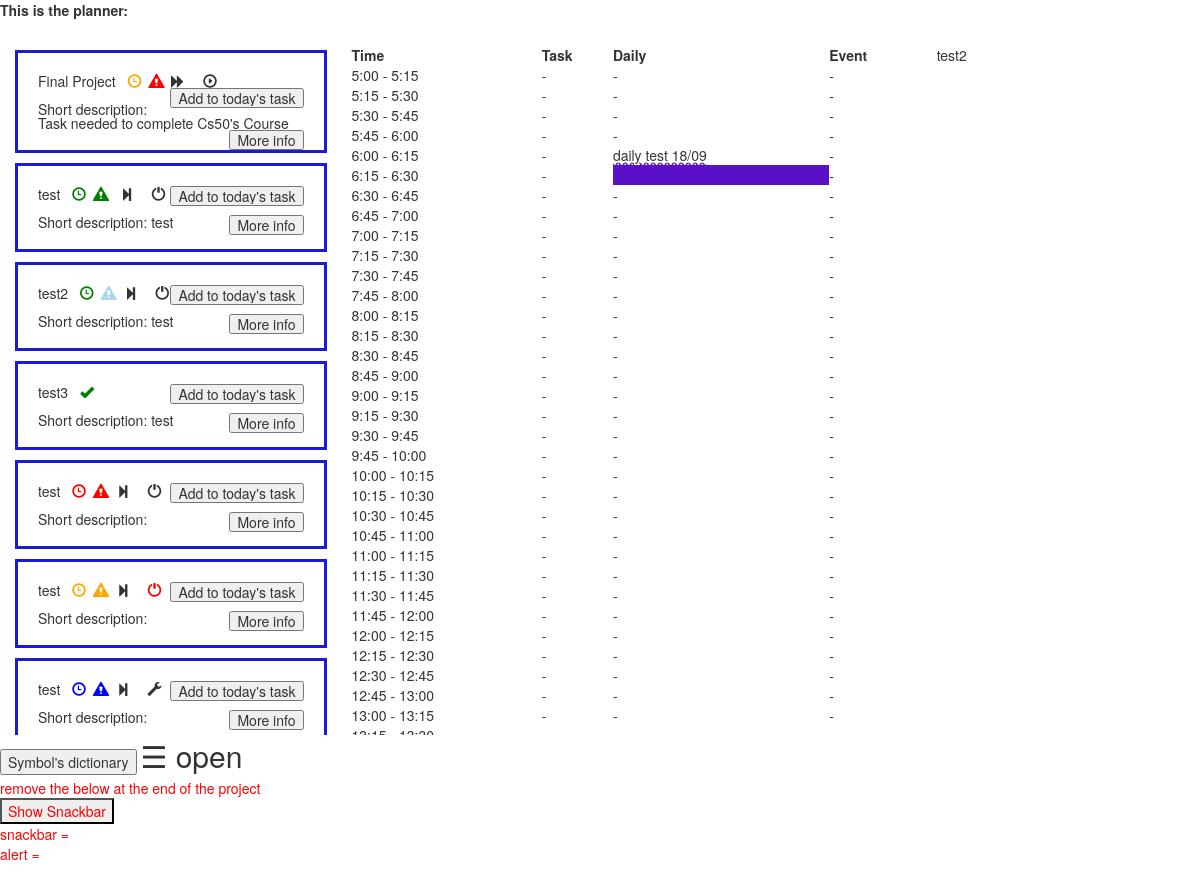
Before: /index/ with the older database file.
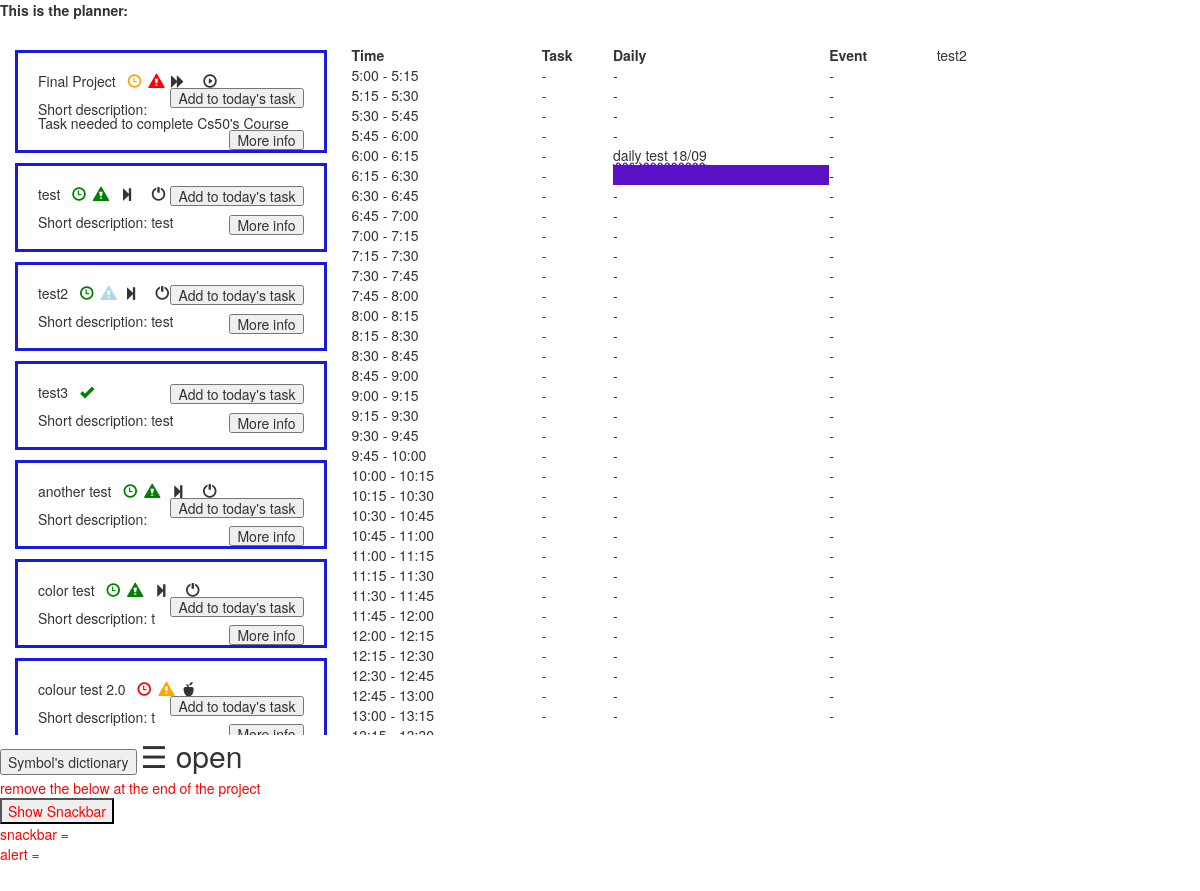
After: the same page with the newer database file.
### appointment/models.py (models this page shows, shortened)
class ListToDo(models.Model):
    title = models.CharField(u"Event's name",max_length=200,unique=True)
    quick_description = models.TextField(u"quick description",blank=True, null=True)
    description = models.TextField(u"detailed description",blank=True, null=True)
    step = models.BooleanField(u"This task is one of the steps to another one?",default=False)
    step_to = models.ManyToManyField(
        "self", symmetrical=False,
        related_name="bigtask",
        blank=True,
        )
    minutes="mi"
    hours="hs"
    days="ds"
    weeks="wk"
    months="mn"
    years="ys"
    perpetual="Pe"
    duration_choices = [
        (minutes, "Minutes"),
        (hours, "Hours"),
        (days, "Days"),
        (weeks, "Weeks"),
        (months, "Months"),
        (years, "Years"),
        (perpetual, "Perpetual"),
    ]
    duration = models.CharField(u"How long do you expect this to take?",
        max_length=2,
        choices= duration_choices,
        default=hours,
    )
    deadline = models.BooleanField(u"This task has a deadline?",default=False)
    deadline_date= models.DateField(u'When is the deadline?', help_text=u"Format: year-month-day", null=True, blank=True)
    importance = models.CharField(u"How vital is this task? Will It bring great benefits if done? Great demerits if not done?",
        max_length=2,
        choices= priority_choices,
        default=medium,
    )
    urgency = models.CharField(u"How urgent is this task? can it wait/be delayed?",
        max_length=2,
        choices= urgency_choices,
        default=medium,
    ) # Very hight, hight, medium, low
    urgency_update = models.BooleanField(u"Want this urgency to auto update as the deadline gets closer?",default=False)
    none="nn"
    day="dy"
    week="wk"
    month="mh"
    year="yr"
    type_choices = [
        (none,"---------"),
        (day, "Day(s)"),
        (week, "Week(s)"),
        (month, "Month(s)"),
        (year, "Year(s)"),
    ]
    urgency_veryclose_number= models.IntegerField(
        u'Update to "very close" when deadline is within:',
        default=1,
        validators=[
            MaxValueValidator(30),
            MinValueValidator(1)
        ])
    urgency_veryclose_type=models.CharField(
        max_length=2,
        choices=type_choices,
        default=day
    )
    urgency_close_number= models.IntegerField(
        u'Update to "close" when deadline is within:',
        default=1,
        validators=[
            MaxValueValidator(30),
            MinValueValidator(1)
        ])
    urgency_close_type=models.CharField(
        max_length=2,
        choices=type_choices,
        default=week
    )
    urgency_medium_number= models.IntegerField(
        u'Update to "medium" when deadline is within:',
        default=1,
        validators=[
            MaxValueValidator(30),
            MinValueValidator(1)
        ])
    urgency_medium_type=models.CharField(
        max_length=2,
        choices=type_choices,
        default=month
    )
    urgency_far_number= models.IntegerField(
        u'Update to "far" when deadline is within:',
        default=1,
        validators=[
            MaxValueValidator(30),
            MinValueValidator(1)
        ])
    urgency_far_type=models.CharField(
        max_length=2,
        choices=type_choices,
        default=year
    )
    nts="nt"
    inp="ip"
    done="dn"
    fo="fo"
    fn="fn"
    har="hd"
    progress_choices = [
        (nts, "Not Started"),
        (inp, "In Progress"),
        (done, "Done"),
        (fo, "forgotten"),
        (fn, "forgotten and not started"),
        (har,"Hardship"),
    ]
    progress= models.CharField(u"What's the progress on this task?",
        max_length=2,
        choices=progress_choices,
        default=nts
    )
    notes = models.TextField(u"task's Notes", help_text=u'Textual Notes', blank=True, null=True)
    color = models.CharField(u"Color in the planner",max_length= 9,blank=True,null=True)
    last_update = models.DateField(auto_now = True)

### appointment/views.py (the view)
# urls.py: path('index/',views.index, name='index'),
def index(request):
    x = datetime.now()
    print(x)
    error = ""
    alltodo = models.ListToDo.objects.all()
    today = models.WhatToDoToday.objects.filter(day=x).order_by('start_time')
    print(today)
    return render(request,"index.html",{"alltodo":alltodo,'today':today,"error":error,"start":start, "end":end,"leng":leng,"repeat_choices":repeat_choices,"priority_choices":priority_choices,})

### appointment/templates/index.html (shortened to what this page needs)
{% extends 'base_calendar.html' %}
{% block script%}
<link rel="stylesheet" href="https://maxcdn.bootstrapcdn.com/bootstrap/3.4.0/css/bootstrap.min.css">
{% endblock %}
{% block content %}
<p>
  <label for="id_steps">This is the planner:</label>
  <br>
  <main class="d-flex flex-nowrap">
   <div label="alltodo" class="d-flex flex-column flex-shrink-0 p-3 text-bg-dark" class="d-flex flex-column flex-shrink-0 p-3 text-bg-dark" style="width: 350px; height: 700px; overflow-y: auto;">
  {% for item in alltodo %}
      <div label="item">
  <form data-id="{{item.id}}" class="list">
  {{item.title}}
    {% if item.urgency == "vh" and item.progress != "dn"%} <span class="glyphicon glyphicon-time" style="color:red"></span>&nbsp;
    {% elif item.urgency == "h" and item.progress != "dn"%} <span class="glyphicon glyphicon-time" style="color:orange"></span>&nbsp;
    {% elif item.urgency == "m" and item.progress != "dn"%} <span class="glyphicon glyphicon-time" style="color:green"></span>&nbsp;
    {% elif item.urgency == "l" and item.progress != "dn"%} <span class="glyphicon glyphicon-time" style="color:blue"></span>&nbsp;
    {% elif item.urgency == "vl" and item.progress != "dn"%} <span class="glyphicon glyphicon-time" style="color:LightBlue"></span>&nbsp;{% endif %}
    {% if item.importance == "vh" and item.progress != "dn"%} <span class="glyphicon glyphicon-alert" style="color:red"></span>&nbsp;
    {% elif item.importance == "h" and item.progress != "dn"%} <span class="glyphicon glyphicon-alert" style="color:orange"></span>&nbsp;
    {% elif item.importance == "m" and item.progress != "dn"%} <span class="glyphicon glyphicon-alert" style="color:green"></span> &nbsp;
    {% elif item.importance == "l" and item.progress != "dn"%} <span class="glyphicon glyphicon-alert" style="color: blue"></span>&nbsp;
    {% elif item.importance == "vl" and item.progress != "dn"%} <span class="glyphicon glyphicon-alert" style="color: LightBlue"></span>&nbsp;
    {% elif item.importance == "cr" and item.progress != "dn"%} <span class="glyphicon glyphicon-question-sign" style="color: orange"></span>&nbsp;{% endif %}
    {% if item.duration == "mi" and item.progress != "dn"%} <span class="glyphicon glyphicon-apple"> &nbsp;</span>
    {% elif item.duration == "hs" and item.progress != "dn"%} <span class="glyphicon glyphicon-step-forward">&nbsp;</span>
    {% elif item.duration == "ds" and item.progress != "dn"%} <span class="glyphicon glyphicon-fast-forward">&nbsp;</span>
    {% elif item.duration == "wk" and item.progress != "dn"%} <span class="glyphicon glyphicon-forward">&nbsp;</span>
    {% elif item.duration == "mn" and item.progress != "dn"%} <span class="glyphicon glyphicon-play">&nbsp;</span>
    {% elif item.duration == "ys" and item.progress != "dn"%} <span class="glyphicon glyphicon-cog">&nbsp;</span>
    {% elif item.duration == "pe" and item.progress != "dn"%} <span class="glyphicon glyphicon-retweet">&nbsp;</span>{% endif %}
    {% if item.progress == "dn"%} <span class="glyphicon glyphicon-ok" style="color: green"> </span>
    {% elif item.progress == "nt"%} <span class="glyphicon glyphicon-off"> </span>
    {% elif item.progress == "ip"%} <span class="glyphicon glyphicon-play-circle"> </span>
    {% elif item.progress == "fo"%} <span class="glyphicon glyphicon-question-sign"> </span>
    {% elif item.progress == "fn"%} <span class="glyphicon glyphicon-off" style="color: red"> </span>
    {% elif item.progress == "hd"%} <span class="glyphicon glyphicon-wrench"> </span> {% endif %}
    <input type="button" class = "add" id ='add{{item.id}}' value="Add to today's task">
  <br><br>
  Short description: {{item.quick_description}}
  <input type="button" class = "more" id =' more{{item.id}}' data-id ='{{item.id}}' value="More info">
  </form>
      </div>
    {% endfor %}
  </div>
<div class="d-flex flex-column flex-shrink-0 p-3 text-bg-dark" style="width: 600px; height: 700px; overflow-y: auto;">
  <table id="table" style="width:100%">
  </table>
 </div>
 <div class="d-flex flex-column flex-shrink-0 p-3 text-bg-dark" style="width: 280px;">
  test2
 </div>
</main>
<input type="button" class = "desciption" data-id ='0' value="Symbol's dictionary">
  <span style="font-size:30px;cursor:pointer" onclick="openNav()">&#9776; open</span>
{% endblock %}

### appointment/templates/base_calendar.html (shortened to what this page needs)
{% load static %}
<!doctype html>
<html lang="en">
<head>
  <link rel="stylesheet" href="https://maxcdn.bootstrapcdn.com/bootstrap/4.0.0/css/bootstrap.min.css">
  <link rel="stylesheet" href="https://use.fontawesome.com/releases/v5.0.10/css/all.css">
  <link rel="stylesheet" href="{% static 'css/calendar_style.css' %}">
  <link rel="stylesheet" href="{% static 'css/base_css.css' %}">
</head>
<body>
  {% block content %}
  {% endblock %}
  {% block script %}
  {% endblock %}
  <br><span style="color:red" > remove the below at the end of the project<span><br>
    <button onclick="Snackbar()">Show Snackbar</button><br>
    snackbar = {{Snackbar}}<br>
    alert = {{alert}}<br>
</body>
</html>

### appointment/templates/index.html (style rules this page uses)
.list { line-height: 100%; padding: 20px; margin: 5px; border: 3px solid #1a1adb; }
.add { float: right; }
.more { float: right; }

Changed rows visible on the page:
removed ListToDo: title "test", urgency "vh" (drawn), importance "vh" (drawn), duration "hs" (drawn), progress "nt" (drawn)
removed ListToDo: title "test", urgency "h" (drawn), importance "h" (drawn), duration "hs" (drawn), progress "fn" (drawn)
removed ListToDo: title "test", urgency "l" (drawn), importance "l" (drawn), duration "hs" (drawn), progress "hd" (drawn)
now on this page (row edited): ListToDo: title "another test", urgency "m" (drawn), importance "m" (drawn), duration "hs" (drawn), progress "nt" (drawn)
now on this page (row edited): ListToDo: title "color test", urgency "m" (drawn), importance "m" (drawn), duration "hs" (drawn), progress "nt" (drawn), quick_description "t"
now on this page (row edited): ListToDo: title "colour test 2.0", urgency "vh" (drawn), importance "h" (drawn), duration "mi" (drawn), quick_description "t"
